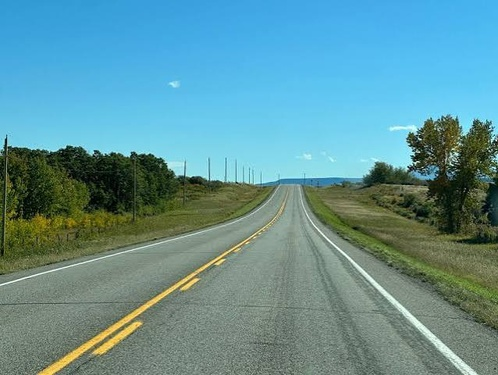
#> input picture images/Original.jpg, 498 x 375 px, shrunk from 638 x 480 before the run
$ python Final.py
#> lines starting #> are read from the running program, lines starting #| are printed output that depends on the picture; after the words box and inside, x2 and y2 are one past the last pixel; in counts of white or black regions, pixels touching at a corner belong together
import os
import cv2
import numpy as np

BASE = os.path.dirname(os.path.abspath(__file__))
# ROI corners for each photo, as (x, y) fractions of the width and height
ROI_2 = [(0, 1), (0, 0.95), (0.40, 0.64), (0.56, 0.64), (1, 0.92), (1, 1)]
ROI_1 = [(0, 1), (0, 0.76), (0.55, 0.50), (0.60, 0.50), (1, 1)]


def load_image(path):
#> called with path = 'images/Original.jpg'
    img = cv2.imread(path)
#> img is the input picture: shape (375, 498, 3); mean B, G, R 152.3, 146.7, 97.6
    if img is None:
        print("Image not found, check the path:", path)
        exit()
    return img


def blur_image(img):
    # smooth the photo so tiny noise dots disappear
    return cv2.GaussianBlur(img, (5, 5), 0)


def color_mask(img):
    # keep only white and yellow pixels (255 = keep, 0 = throw away)
    hsv = cv2.cvtColor(img, cv2.COLOR_BGR2HSV)
#> hsv: shape (375, 498, 3); mean H, S, V 74.4, 107.2, 165.6
    white = cv2.inRange(hsv, np.array([0, 0, 200]), np.array([179, 40, 255]))
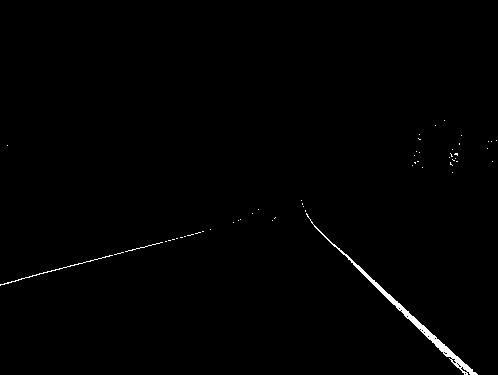
#> white: shape (375, 498); 0.69% white; 53 white regions (50 under 20 px), largest, box (x1, y1, x2, y2) and area: (306, 213, 478, 375) 1005, (0, 255, 113, 286) 136, (125, 242, 163, 252) 39
    yellow = cv2.inRange(hsv, np.array([20, 100, 100]), np.array([32, 255, 255]))
#> yellow: shape (375, 498); 1.7% white; 115 white regions (104 under 20 px), largest, box (x1, y1, x2, y2) and area: (38, 263, 209, 375) 2103, (20, 214, 66, 240) 313, (208, 239, 250, 265) 93
    return cv2.bitwise_or(white, yellow)
#> returned value: shape (375, 498); 2.4% white; 168 white regions (154 under 20 px), largest, box (x1, y1, x2, y2) and area: (38, 263, 209, 375) 2103, (306, 213, 478, 375) 1005, (20, 214, 66, 240) 313


def detect_edges(img):
    # Canny needs a grayscale image (one number per pixel)
    gray = cv2.cvtColor(img, cv2.COLOR_BGR2GRAY)
    return cv2.Canny(gray, 50, 150)
#> returned value: shape (375, 498); 1.7% white in thin lines or dots, all inside (x1, y1, x2, y2) = (0, 124, 498, 375)


def region_of_interest(img, corners):
    # keep only the road-shaped area, black out the rest
    h, w = img.shape[:2]
#> h = 375; w = 498
    points = []
    for x, y in corners:
        points.append((int(x * w), int(y * h)))
    polygon = np.array([points], dtype=np.int32)
    mask = np.zeros_like(img)
    cv2.fillPoly(mask, polygon, 255)
#> mask: shape (375, 498); 32.9% white; 1 white region, box (x1, y1, x2, y2) and area: (0, 187, 498, 375) 61498
    return cv2.bitwise_and(img, mask)
#> returned value: shape (375, 498); 1.1% white in thin lines or dots, all inside (x1, y1, x2, y2) = (0, 194, 478, 375)

def draw_lanes(img, lane_edges):
    # paint the lane edges red on a copy of the original photo
    thick = cv2.dilate(lane_edges, np.ones((3, 3), np.uint8))   # a bit thicker so it is visible
#> thick: shape (375, 498); 3.2% white; 5 white regions, box (x1, y1, x2, y2) and area: (37, 238, 254, 375) 2579, (299, 198, 479, 375) 2053, (0, 229, 206, 288) 1228, (232, 193, 255, 205) 114, (270, 215, 278, 223) 52
    result = img.copy()
    result[thick > 0] = (0, 0, 255)
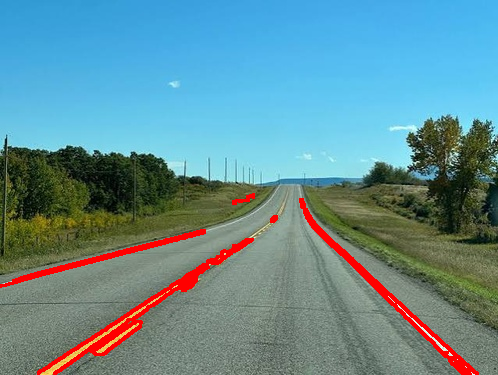
#> result: shape (375, 498, 3); 3.23% of pixels changed, all inside (x1, y1, x2, y2) = (0, 193, 479, 375)
    return result


def process(name, corners):
    img = load_image(os.path.join(BASE, "images", name))

    mask = color_mask(img)
    lane_pixels = cv2.bitwise_and(img, img, mask=mask)
    blurred = blur_image(lane_pixels)
    edges = detect_edges(blurred)
    lane_edges = region_of_interest(edges, corners)
    result = draw_lanes(img, lane_edges)

    out_dir = os.path.join(BASE, "outputs")
    os.makedirs(out_dir, exist_ok=True)
    base = os.path.splitext(name)[0]
    cv2.imwrite(os.path.join(out_dir, base + "Mask.jpg"), mask)
    cv2.imwrite(os.path.join(out_dir, base + "Detect_Edges.jpg"), edges)
    cv2.imwrite(os.path.join(out_dir, base + "Draw_Lanes.jpg"), lane_edges)
    cv2.imwrite(os.path.join(out_dir, base + "Lanes.jpg"), result)
    print("Saved results for", name)
    return result

result1 = process("Original.jpg", ROI_1)
result2 = process("Original2.jpg", ROI_2)
#> call 2 of load_image, with path = 'images/Original2.jpg'
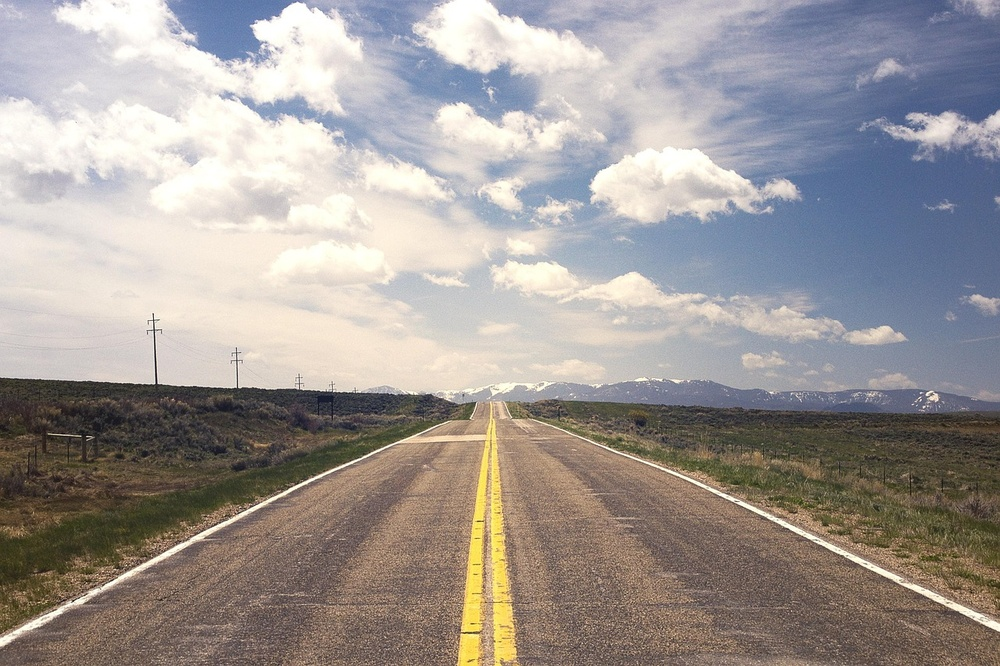
#> input picture images/Original2.jpg, 1000 x 666 px, shrunk from 1280 x 853 before the run
#> in load_image, img is the input picture: shape (666, 1000, 3); mean B, G, R 150.1, 153, 159.1
#> in color_mask (call 2), `hsv = cv2.cvtColor(img, cv2.COLOR_BGR2HSV)`: hsv: shape (666, 1000, 3); mean H, S, V 49.1, 49.3, 168.4
#> in color_mask (call 2), `white = cv2.inRange(hsv, np.array([0, 0, 200]), np.array([179, 40, 255..`:
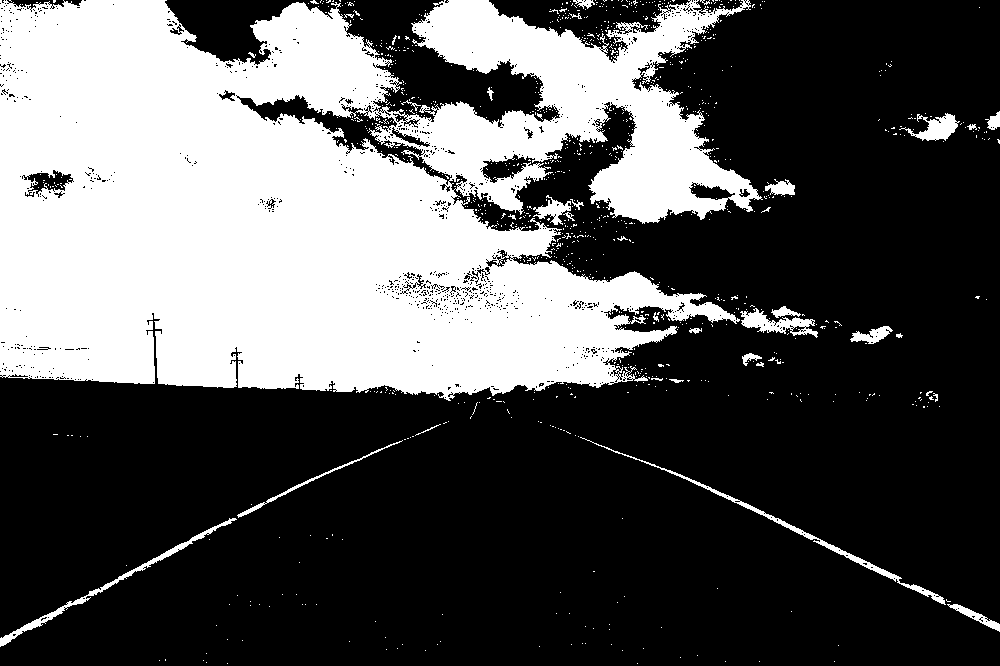
#> white: shape (666, 1000); 33.9% white; 956 white regions (922 under 20 px), largest, box (x1, y1, x2, y2) and area: (0, 0, 763, 401) 216391, (580, 437, 946, 605) 1458, (0, 518, 237, 647) 1283
#> in color_mask (call 2), `yellow = cv2.inRange(hsv, np.array([20, 100, 100]), np.array([32, 255,..`: yellow: shape (666, 1000); 1.2% white; 508 white regions (495 under 20 px), largest, box (x1, y1, x2, y2) and area: (458, 417, 516, 666) 6383, (825, 514, 844, 524) 70, (952, 566, 975, 576) 68
#> in color_mask (call 2), `return cv2.bitwise_or(white, yellow)`: returned value: shape (666, 1000); 35.2% white; 1464 white regions (1417 under 20 px), largest, box (x1, y1, x2, y2) and area: (0, 0, 763, 401) 216391, (458, 417, 516, 666) 6383, (580, 437, 946, 605) 1458
#> in detect_edges (call 2), `gray = cv2.cvtColor(img, cv2.COLOR_BGR2GRAY)`:
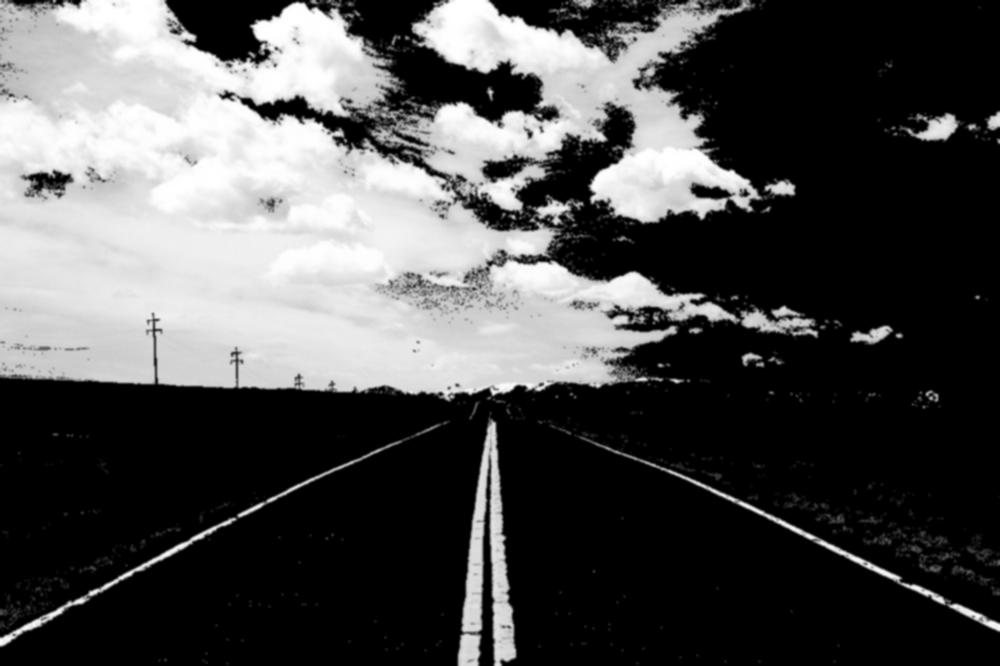
#> gray: shape (666, 1000); min 0, max 255, mean 78.6
#> in detect_edges (call 2), `return cv2.Canny(gray, 50, 150)`: returned value: shape (666, 1000); 3.9% white in thin lines or dots
#> in region_of_interest (call 2), `cv2.fillPoly(mask, polygon, 255)`: mask: shape (666, 1000); 23.7% white; 1 white region, box (x1, y1, x2, y2) and area: (0, 426, 1000, 666) 157776
#> in region_of_interest (call 2), `return cv2.bitwise_and(img, mask)`: returned value: shape (666, 1000); 0.53% white in thin lines or dots, all inside (x1, y1, x2, y2) = (0, 426, 1000, 666)
#> in draw_lanes (call 2), `thick = cv2.dilate(lane_edges, np.ones((3, 3), np.uint8))`:
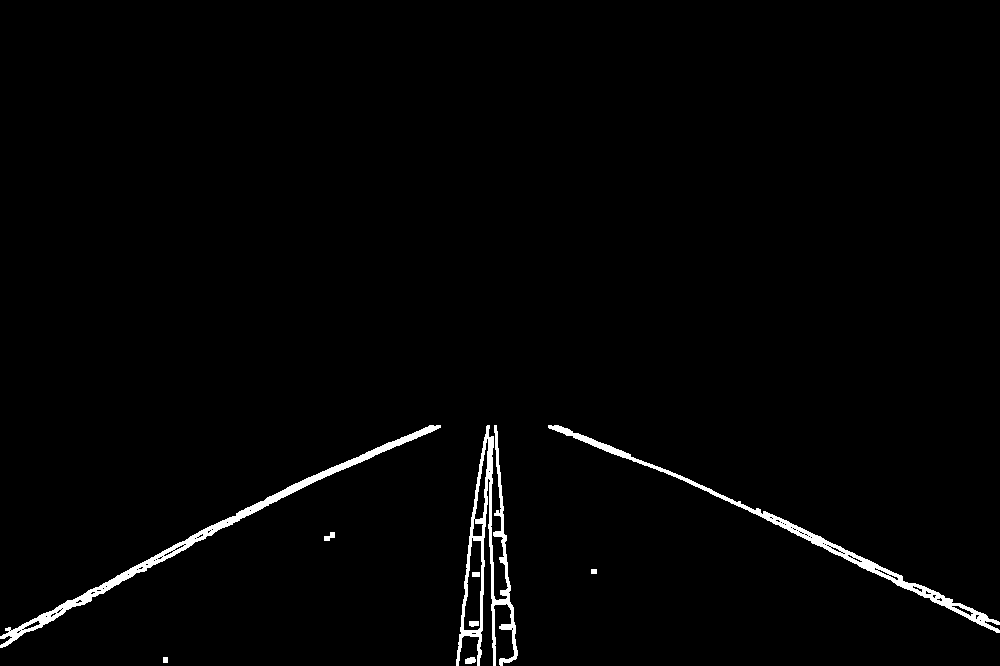
#> thick: shape (666, 1000); 1.6% white; 9 white regions, largest, box (x1, y1, x2, y2) and area: (0, 425, 441, 648) 3711, (456, 425, 518, 666) 3584, (548, 425, 1000, 633) 3287
#> in draw_lanes (call 2), `result[thick > 0] = (0, 0, 255)`:
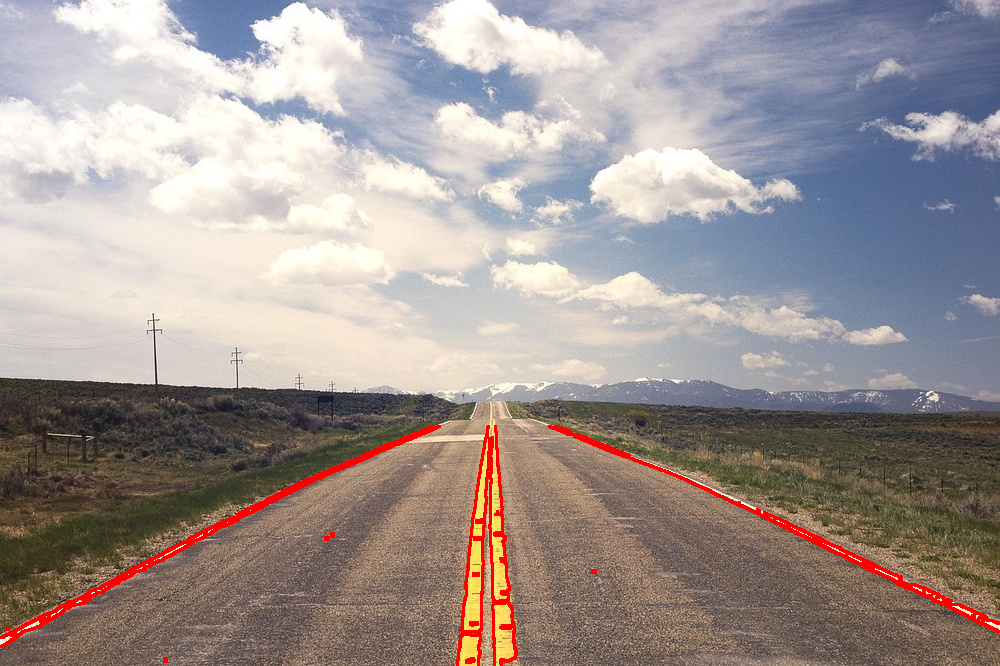
#> result: shape (666, 1000, 3); 1.63% of pixels changed, all inside (x1, y1, x2, y2) = (0, 425, 1000, 666)

cv2.imshow("Photo 1", result1)
cv2.imshow("Photo 2", result2)
cv2.waitKey(0)
cv2.destroyAllWindows()
